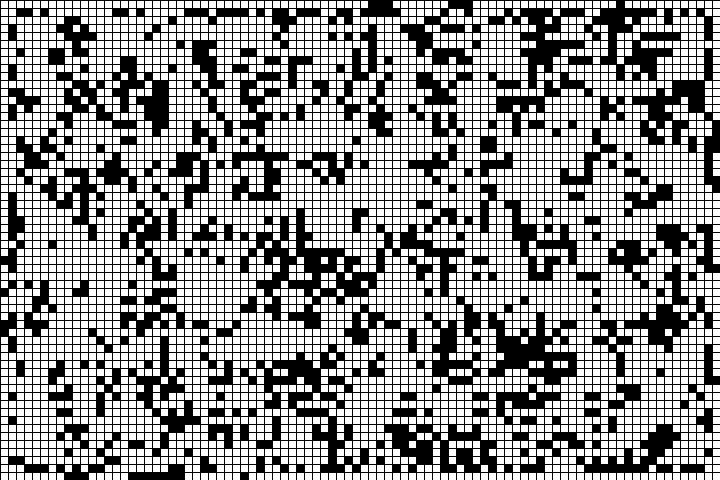
Frame 1 (no input)
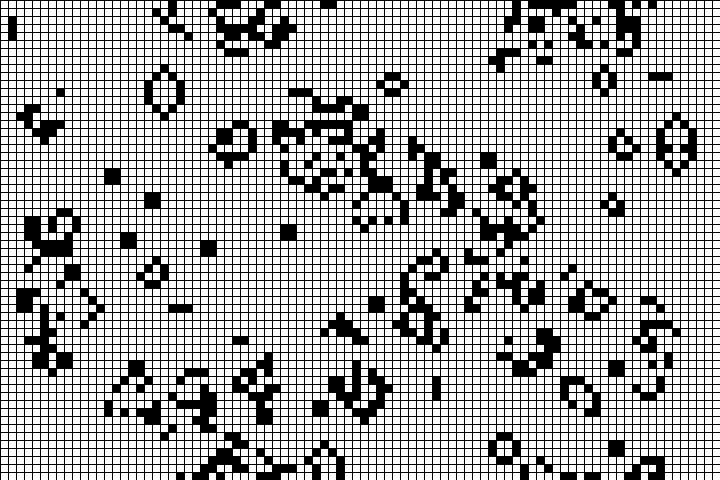
Frame 60 (the mouse pressed at the canvas centre just before this capture)
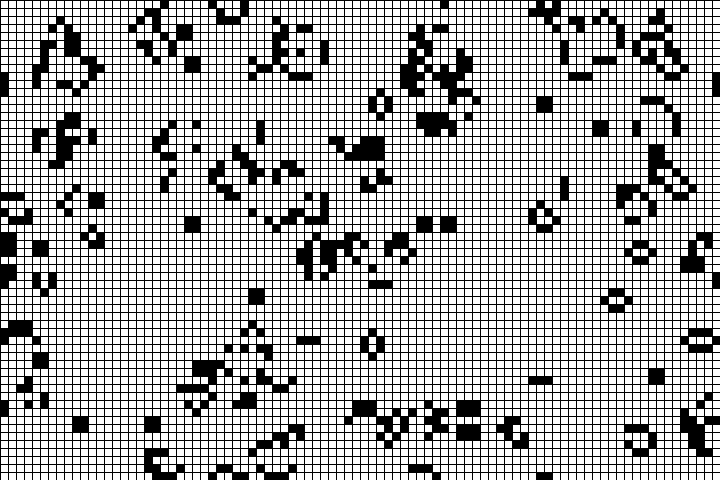
Frame 120 (the mouse held since frame 60 and released just before this capture)

The Processing sketch that drew these frames (run headless with seeded random() and noise(); from frame 60 on, the mouse is pressed at the canvas centre):

// Processing sketch: GameOfLife
// ── GameOfLife.pde
class GOL {

  int[][] board;
  int cols, rows;
  int res;

  GOL(int res_) {
    res = res_;
    cols = width/res;
    rows = height/res;

    board = new int[rows][cols];

    init();
  }

  void nextGen() {
    int next[][] = new int[rows][cols];
    for (int y = 0; y<rows; y++)
      for (int x = 0; x<cols; x++)
        next[y][x] = 0;

    //!!! important note
    //next = board; //why using this get error
    //  because next and board are pointer pointing to same direction if next were to change board will change too

    for (int y = 0; y < rows; y++) { //start at (1, 1)
      for (int x = 0; x < cols; x++) {

        //check neighbors
        int neighbors = 0;
        for (int i = -1; i<2; i++) {
          for (int j = -1; j<2; j++) {
            //if (i != 0 || j != 0) other option
            int indexX = (x + j + cols) % cols; //modulo trick
            int indexY = (y + i + rows) % rows; //modulo trick
            
            // UNOPTIMIZING way
            //if(indexX < 0)
            //  indexX += cols;
            //if(indexY < 0)
            //  indexY += rows;
            //if(indexX >= cols)
            //  indexX %= cols;
            //if(indexY >= rows)
            //  indexY %= rows;
            
            neighbors += board[indexY][indexX];
          }
        }
        neighbors -= board[y][x];
        next[y][x] = checkLife(board[y][x], neighbors);
      }
    }
    board = next;
  }

  int checkLife(int me, int neighbors) {

    if (me == 1 && neighbors < 2) return 0; //loneliness
    else if (me == 1 && neighbors > 3) return 0; //overpop
    else if (me == 0 && neighbors == 3) return 1;
    else return me; //statis
  }

  void display() {
    for (int y = 0; y < rows; y++) {
      for (int x = 0; x < cols; x++) {
        if (board[y][x] == 1) {
          fill(0);
        } else fill(255);

        rect(x * res, y * res, res, res);
      }
    }
  }

  void giveLife(float x, float y) {
    int xScl = int(x/res);
    int yScl = int(y/res);
    println(xScl, yScl);

    if (board[yScl][xScl] == 0) {
      board[yScl][xScl] = 1;
    } else board[yScl][xScl] = 0;
  }

  void init() {
    for (int y = 1; y < rows-1; y++)
      for (int x = 1; x < cols-1; x++) {
        board[y][x] = int(random(2));
      }
  }
}

// ── sketch_7_3_GameOfLife.pde
GOL gol;

boolean drawing = false;

void setup(){
  size(720, 480);
  gol = new GOL(8);
}

void draw(){
  if(!drawing){
  gol.nextGen();
  }
  gol.display();
}

void mousePressed(){
  gol.init();
}

void keyPressed(){
  drawing = !drawing;
}
